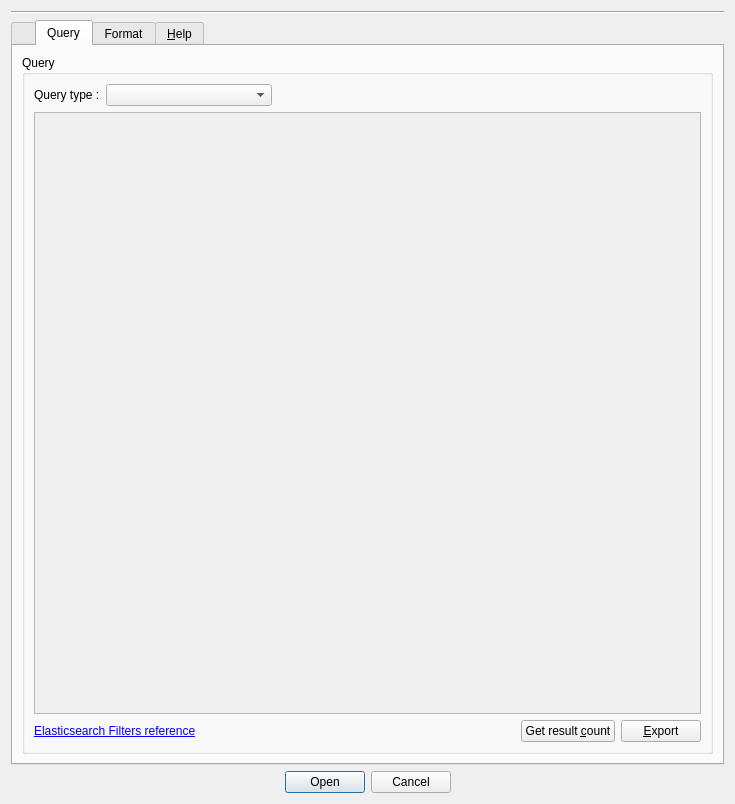
<?xml version="1.0" encoding="UTF-8"?>
<ui version="4.0">
 <class>WidgetParams</class>
 <widget class="QDialog" name="WidgetParams">
  <property name="geometry">
   <rect>
    <x>0</x>
    <y>0</y>
    <width>735</width>
    <height>804</height>
   </rect>
  </property>
  <property name="sizePolicy">
   <sizepolicy hsizetype="Minimum" vsizetype="MinimumExpanding">
    <horstretch>0</horstretch>
    <verstretch>0</verstretch>
   </sizepolicy>
  </property>
  <property name="windowTitle">
   <string>Dialog</string>
  </property>
  <layout class="QVBoxLayout" name="verticalLayout">
   <item>
    <layout class="QVBoxLayout" name="presets_layout">
     <property name="sizeConstraint">
      <enum>QLayout::SetMinimumSize</enum>
     </property>
    </layout>
   </item>
   <item>
    <widget class="Line" name="line">
     <property name="orientation">
      <enum>Qt::Horizontal</enum>
     </property>
    </widget>
   </item>
   <item>
    <widget class="QTabWidget" name="tabWidget">
     <property name="enabled">
      <bool>true</bool>
     </property>
     <property name="sizePolicy">
      <sizepolicy hsizetype="MinimumExpanding" vsizetype="MinimumExpanding">
       <horstretch>0</horstretch>
       <verstretch>0</verstretch>
      </sizepolicy>
     </property>
     <property name="currentIndex">
      <number>1</number>
     </property>
     <widget class="QWidget" name="tab">
      <attribute name="title">
       <string/>
      </attribute>
      <layout class="QGridLayout" name="gridLayout_3">
       <item row="4" column="0">
        <layout class="QHBoxLayout" name="horizontalLayout_6">
         <item>
          <widget class="QPushButton" name="_check_connection_push_button">
           <property name="sizePolicy">
            <sizepolicy hsizetype="Maximum" vsizetype="Fixed">
             <horstretch>0</horstretch>
             <verstretch>0</verstretch>
            </sizepolicy>
           </property>
           <property name="text">
            <string>Check connection</string>
           </property>
          </widget>
         </item>
        </layout>
       </item>
       <item row="0" column="0" colspan="2">
        <widget class="QGroupBox" name="groupBox_2">
         <property name="sizePolicy">
          <sizepolicy hsizetype="Minimum" vsizetype="Maximum">
           <horstretch>0</horstretch>
           <verstretch>0</verstretch>
          </sizepolicy>
         </property>
         <property name="title">
          <string>Parameters</string>
         </property>
         <property name="flat">
          <bool>false</bool>
         </property>
         <property name="checkable">
          <bool>false</bool>
         </property>
         <layout class="QVBoxLayout" name="verticalLayout_2">
          <item>
           <layout class="QHBoxLayout" name="_layout_host">
            <item>
             <widget class="QLabel" name="label_2">
              <property name="sizePolicy">
               <sizepolicy hsizetype="Maximum" vsizetype="Maximum">
                <horstretch>0</horstretch>
                <verstretch>0</verstretch>
               </sizepolicy>
              </property>
              <property name="text">
               <string>URL :</string>
              </property>
             </widget>
            </item>
            <item>
             <widget class="QLineEdit" name="_txt_host">
              <property name="text">
               <string>http://</string>
              </property>
             </widget>
            </item>
            <item>
             <widget class="QLabel" name="label_3">
              <property name="sizePolicy">
               <sizepolicy hsizetype="Maximum" vsizetype="Maximum">
                <horstretch>0</horstretch>
                <verstretch>0</verstretch>
               </sizepolicy>
              </property>
              <property name="text">
               <string>Port :</string>
              </property>
             </widget>
            </item>
            <item>
             <widget class="QSpinBox" name="_port_sb">
              <property name="minimum">
               <number>1</number>
              </property>
              <property name="maximum">
               <number>65535</number>
              </property>
              <property name="value">
               <number>1</number>
              </property>
             </widget>
            </item>
           </layout>
          </item>
         </layout>
        </widget>
       </item>
       <item row="1" column="0">
        <layout class="QHBoxLayout" name="horizontalLayout_5">
         <item>
          <widget class="QCheckBox" name="_auth_enabled_cb">
           <property name="text">
            <string/>
           </property>
          </widget>
         </item>
         <item>
          <widget class="QGroupBox" name="_auth_grp">
           <property name="enabled">
            <bool>false</bool>
           </property>
           <property name="sizePolicy">
            <sizepolicy hsizetype="Minimum" vsizetype="Maximum">
             <horstretch>0</horstretch>
             <verstretch>0</verstretch>
            </sizepolicy>
           </property>
           <property name="title">
            <string>Authentification</string>
           </property>
           <layout class="QGridLayout" name="gridLayout_4">
            <item row="0" column="0">
             <widget class="QLabel" name="label_4">
              <property name="text">
               <string>Login :</string>
              </property>
             </widget>
            </item>
            <item row="0" column="1">
             <widget class="QLineEdit" name="_login_txt"/>
            </item>
            <item row="1" column="0">
             <widget class="QLabel" name="label_5">
              <property name="text">
               <string>Password :</string>
              </property>
             </widget>
            </item>
            <item row="1" column="1">
             <widget class="QLineEdit" name="_passwd_txt">
              <property name="toolTip">
               <string/>
              </property>
              <property name="inputMethodHints">
               <set>Qt::ImhHiddenText|Qt::ImhNoAutoUppercase|Qt::ImhNoPredictiveText|Qt::ImhSensitiveData</set>
              </property>
              <property name="echoMode">
               <enum>QLineEdit::Password</enum>
              </property>
             </widget>
            </item>
           </layout>
          </widget>
         </item>
        </layout>
       </item>
       <item row="5" column="0">
        <spacer name="verticalSpacer">
         <property name="orientation">
          <enum>Qt::Vertical</enum>
         </property>
         <property name="sizeHint" stdset="0">
          <size>
           <width>20</width>
           <height>40</height>
          </size>
         </property>
        </spacer>
       </item>
      </layout>
     </widget>
     <widget class="QWidget" name="tab_2">
      <property name="sizePolicy">
       <sizepolicy hsizetype="Preferred" vsizetype="Preferred">
        <horstretch>0</horstretch>
        <verstretch>0</verstretch>
       </sizepolicy>
      </property>
      <attribute name="title">
       <string>Query</string>
      </attribute>
      <layout class="QGridLayout" name="gridLayout">
       <item row="0" column="0">
        <layout class="QVBoxLayout" name="query_layout">
         <property name="sizeConstraint">
          <enum>QLayout::SetMaximumSize</enum>
         </property>
         <item>
          <layout class="QHBoxLayout" name="_custom_layout"/>
         </item>
         <item>
          <widget class="QGroupBox" name="_gb_query">
           <property name="sizePolicy">
            <sizepolicy hsizetype="MinimumExpanding" vsizetype="MinimumExpanding">
             <horstretch>0</horstretch>
             <verstretch>0</verstretch>
            </sizepolicy>
           </property>
           <property name="title">
            <string>Query</string>
           </property>
           <layout class="QGridLayout" name="gridLayout_2">
            <item row="1" column="0" colspan="4">
             <widget class="QPlainTextEdit" name="_txt_query">
              <property name="enabled">
               <bool>false</bool>
              </property>
              <property name="sizePolicy">
               <sizepolicy hsizetype="MinimumExpanding" vsizetype="MinimumExpanding">
                <horstretch>0</horstretch>
                <verstretch>0</verstretch>
               </sizepolicy>
              </property>
              <property name="plainText">
               <string/>
              </property>
             </widget>
            </item>
            <item row="3" column="0">
             <widget class="QLabel" name="_reference_label">
              <property name="text">
               <string>&lt;html&gt;&lt;head/&gt;&lt;body&gt;&lt;p&gt;&lt;a href=&quot;https://www.elastic.co/guide/en/elasticsearch/reference/current/query-dsl-filters.html&quot;&gt;&lt;span style=&quot; text-decoration: underline; color:#0000ff;&quot;&gt;Elasticsearch Filters reference&lt;/span&gt;&lt;/a&gt;&lt;/p&gt;&lt;/body&gt;&lt;/html&gt;</string>
              </property>
              <property name="textFormat">
               <enum>Qt::RichText</enum>
              </property>
              <property name="openExternalLinks">
               <bool>true</bool>
              </property>
             </widget>
            </item>
            <item row="3" column="3">
             <widget class="QPushButton" name="_export_pushbutton">
              <property name="sizePolicy">
               <sizepolicy hsizetype="Maximum" vsizetype="Fixed">
                <horstretch>0</horstretch>
                <verstretch>0</verstretch>
               </sizepolicy>
              </property>
              <property name="text">
               <string>&amp;Export</string>
              </property>
             </widget>
            </item>
            <item row="3" column="2">
             <widget class="QPushButton" name="_count_btn">
              <property name="sizePolicy">
               <sizepolicy hsizetype="Maximum" vsizetype="Fixed">
                <horstretch>0</horstretch>
                <verstretch>0</verstretch>
               </sizepolicy>
              </property>
              <property name="text">
               <string>Get result &amp;count</string>
              </property>
             </widget>
            </item>
            <item row="0" column="0">
             <layout class="QHBoxLayout" name="horizontalLayout_4">
              <item>
               <widget class="QLabel" name="label_6">
                <property name="sizePolicy">
                 <sizepolicy hsizetype="Maximum" vsizetype="Maximum">
                  <horstretch>0</horstretch>
                  <verstretch>0</verstretch>
                 </sizepolicy>
                </property>
                <property name="text">
                 <string>Query type :</string>
                </property>
               </widget>
              </item>
              <item>
               <widget class="QComboBox" name="_query_type_cb"/>
              </item>
             </layout>
            </item>
           </layout>
          </widget>
         </item>
        </layout>
       </item>
      </layout>
     </widget>
     <widget class="QWidget" name="tab_3">
      <property name="enabled">
       <bool>true</bool>
      </property>
      <attribute name="title">
       <string>Format</string>
      </attribute>
      <layout class="QVBoxLayout" name="verticalLayout_4">
       <item>
        <layout class="QVBoxLayout" name="verticalLayout_6">
         <item>
          <widget class="QGroupBox" name="groupBox">
           <property name="title">
            <string>Type</string>
           </property>
           <layout class="QVBoxLayout" name="verticalLayout_5">
            <item>
             <layout class="QVBoxLayout" name="verticalLayout_3">
              <item>
               <layout class="QHBoxLayout" name="horizontalLayout_2">
                <item>
                 <widget class="QRadioButton" name="_existing_format_radio">
                  <property name="text">
                   <string>Existing format :</string>
                  </property>
                 </widget>
                </item>
                <item>
                 <widget class="QLineEdit" name="_format_path">
                  <property name="enabled">
                   <bool>false</bool>
                  </property>
                 </widget>
                </item>
                <item>
                 <widget class="QPushButton" name="_open_format_button">
                  <property name="enabled">
                   <bool>true</bool>
                  </property>
                  <property name="toolTip">
                   <string>Open</string>
                  </property>
                  <property name="text">
                   <string>Open</string>
                  </property>
                 </widget>
                </item>
                <item>
                 <widget class="QPushButton" name="_edit_existing_format_button">
                  <property name="toolTip">
                   <string>Edit</string>
                  </property>
                  <property name="text">
                   <string>Edit</string>
                  </property>
                 </widget>
                </item>
               </layout>
              </item>
             </layout>
            </item>
            <item>
             <layout class="QHBoxLayout" name="horizontalLayout_3">
              <item>
               <widget class="QRadioButton" name="_custom_format_radio">
                <property name="text">
                 <string>Auto generated format</string>
                </property>
                <property name="checked">
                 <bool>true</bool>
                </property>
               </widget>
              </item>
              <item>
               <spacer name="horizontalSpacer_2">
                <property name="orientation">
                 <enum>Qt::Horizontal</enum>
                </property>
                <property name="sizeHint" stdset="0">
                 <size>
                  <width>40</width>
                  <height>20</height>
                 </size>
                </property>
               </spacer>
              </item>
              <item>
               <widget class="QPushButton" name="_edit_custom_format_button">
                <property name="toolTip">
                 <string>Edit</string>
                </property>
                <property name="text">
                 <string>Edit</string>
                </property>
               </widget>
              </item>
             </layout>
            </item>
           </layout>
          </widget>
         </item>
         <item>
          <widget class="QTreeWidget" name="_columns_tree_widget">
           <property name="enabled">
            <bool>true</bool>
           </property>
           <property name="alternatingRowColors">
            <bool>true</bool>
           </property>
           <column>
            <property name="text">
             <string notr="true">Column</string>
            </property>
           </column>
           <column>
            <property name="text">
             <string>Type</string>
            </property>
           </column>
          </widget>
         </item>
        </layout>
       </item>
      </layout>
     </widget>
     <widget class="QWidget" name="tab_4">
      <attribute name="title">
       <string>&amp;Help</string>
      </attribute>
      <layout class="QGridLayout" name="gridLayout_5">
       <item row="0" column="0">
        <layout class="QHBoxLayout" name="horizontalLayout">
         <property name="sizeConstraint">
          <enum>QLayout::SetMaximumSize</enum>
         </property>
         <item>
          <widget class="QLabel" name="_help_label">
           <property name="sizePolicy">
            <sizepolicy hsizetype="MinimumExpanding" vsizetype="MinimumExpanding">
             <horstretch>0</horstretch>
             <verstretch>0</verstretch>
            </sizepolicy>
           </property>
           <property name="text">
            <string>&lt;html&gt;&lt;head/&gt;&lt;body&gt;&lt;p&gt;&lt;br/&gt;&lt;/p&gt;&lt;/body&gt;&lt;/html&gt;</string>
           </property>
           <property name="textFormat">
            <enum>Qt::RichText</enum>
           </property>
           <property name="scaledContents">
            <bool>false</bool>
           </property>
           <property name="alignment">
            <set>Qt::AlignLeading|Qt::AlignLeft|Qt::AlignTop</set>
           </property>
           <property name="wordWrap">
            <bool>true</bool>
           </property>
          </widget>
         </item>
        </layout>
       </item>
      </layout>
     </widget>
    </widget>
   </item>
   <item>
    <widget class="QDialogButtonBox" name="buttonBox">
     <property name="orientation">
      <enum>Qt::Horizontal</enum>
     </property>
     <property name="standardButtons">
      <set>QDialogButtonBox::Cancel|QDialogButtonBox::Open</set>
     </property>
     <property name="centerButtons">
      <bool>true</bool>
     </property>
    </widget>
   </item>
  </layout>
 </widget>
 <resources/>
 <connections>
  <connection>
   <sender>buttonBox</sender>
   <signal>accepted()</signal>
   <receiver>WidgetParams</receiver>
   <slot>accept()</slot>
   <hints>
    <hint type="sourcelabel">
     <x>248</x>
     <y>254</y>
    </hint>
    <hint type="destinationlabel">
     <x>157</x>
     <y>274</y>
    </hint>
   </hints>
  </connection>
  <connection>
   <sender>buttonBox</sender>
   <signal>rejected()</signal>
   <receiver>WidgetParams</receiver>
   <slot>reject()</slot>
   <hints>
    <hint type="sourcelabel">
     <x>316</x>
     <y>260</y>
    </hint>
    <hint type="destinationlabel">
     <x>286</x>
     <y>274</y>
    </hint>
   </hints>
  </connection>
 </connections>
</ui>
